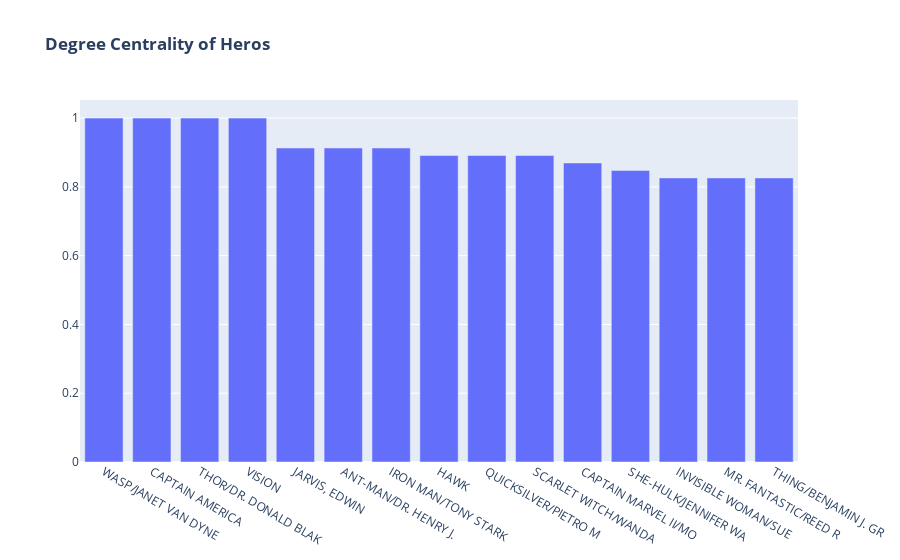

Write notebook code for a chart like this one.
### Code cell
cent_df = cent_df.sort_values(by=['degree_cent'], ascending=False)
fig = go.Figure(data=[go.Bar(
    x=cent_df.index[0:15],
    y=cent_df['degree_cent'],
)])
fig.update_layout(title_text='<b>Degree Centrality of Heros</b>')

### Figure 1 — Plotly figure (JSON) as saved in the notebook; plotly's stock layout.template omitted (floating-point values rounded to 4 significant figures)
{"data": [{"type": "bar", "x": ["WASP/JANET VAN DYNE", "CAPTAIN AMERICA", "THOR/DR. DONALD BLAK", "VISION", "JARVIS, EDWIN", "ANT-MAN/DR. HENRY J.", "IRON MAN/TONY STARK", "HAWK", "QUICKSILVER/PIETRO M", "SCARLET WITCH/WANDA", "CAPTAIN MARVEL II/MO", "SHE-HULK/JENNIFER WA", "INVISIBLE WOMAN/SUE", "MR. FANTASTIC/REED R", "THING/BENJAMIN J. GR"], "y": [1, 1, 1, 1, 0.913, 0.913, 0.913, 0.8913, 0.8913, 0.8913, 0.8696, 0.8478, 0.8261, 0.8261, 0.8261, 0.8043, 0.8043, 0.7826, 0.7826, 0.7609, 0.7391, 0.7391, 0.7174, 0.7174, 0.6957, 0.6957, 0.6957, 0.6522, 0.6522, 0.6304, 0.6087, 0.587, 0.5652, 0.5217, 0.4783, 0.4565, 0.4348, 0.413, 0.3696, 0.3478, 0.3043, 0.3043, 0.2826, 0.2826, 0.2826, 0.2826, 0.2609]}], "layout": {"title": {"text": "<b>Degree Centrality of Heros</b>"}}}
